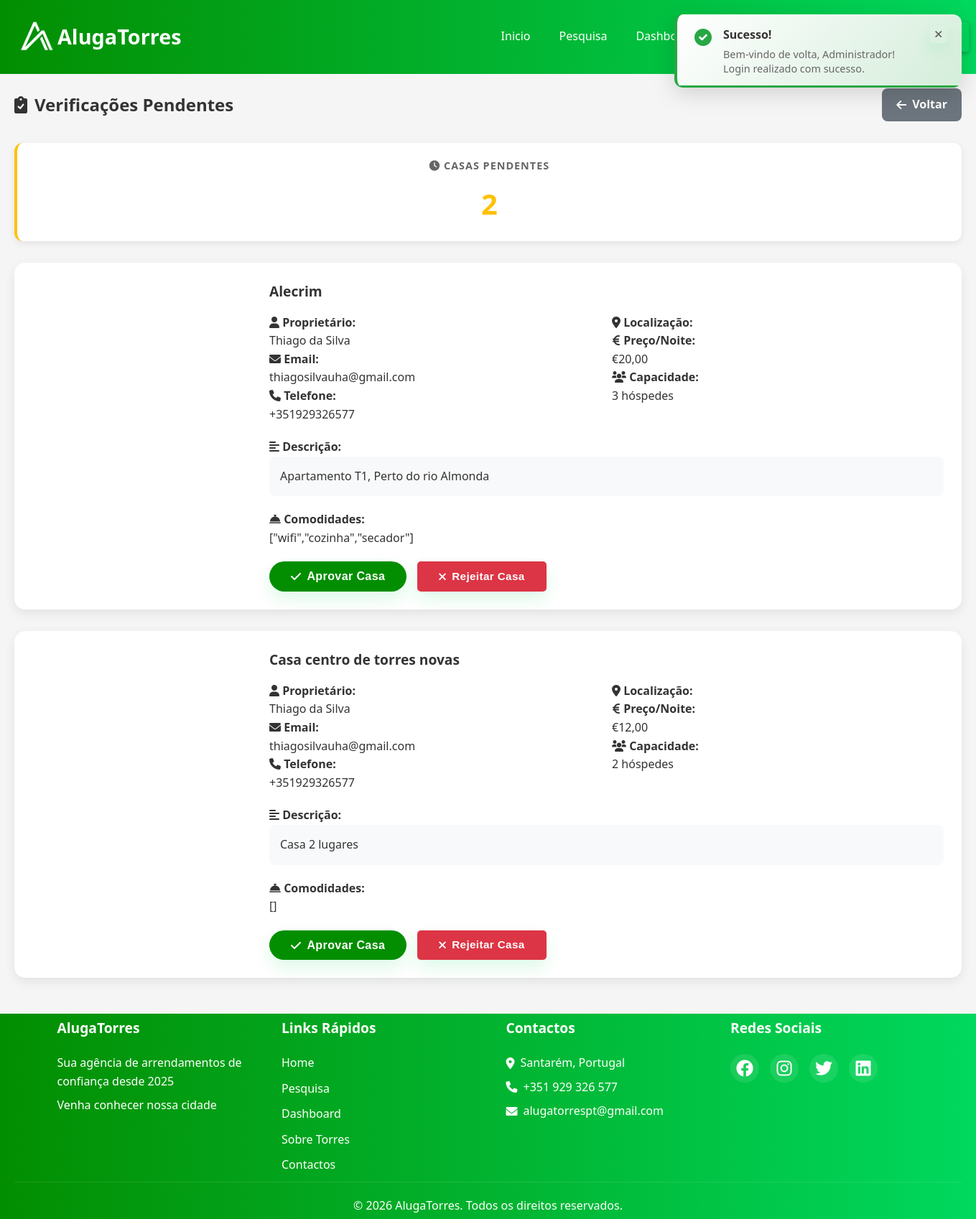
The page /admin/verificacoes.php?refreshed=1 (signed in) on the database its author committed.
### tables this page shows
CREATE TABLE `casas` (
  `id` int(11) NOT NULL,
  `proprietario_id` int(11) NOT NULL,
  `titulo` varchar(200) NOT NULL,
  `descricao` text DEFAULT NULL,
  `morada` text NOT NULL,
  `codigo_postal` varchar(20) DEFAULT NULL,
  `cidade` varchar(100) DEFAULT 'Torres Novas',
  `freguesia` varchar(100) DEFAULT NULL,
  `latitude` decimal(10,8) DEFAULT NULL,
  `longitude` decimal(11,8) DEFAULT NULL,
  `tipo_propriedade` enum('casa','apartamento','vivenda','quinta','outro') DEFAULT 'casa',
  `quartos` tinyint(4) DEFAULT 1,
  `camas` tinyint(4) DEFAULT 1,
  `banheiros` tinyint(4) DEFAULT 1,
  `area` int(11) DEFAULT NULL,
  `capacidade` int(11) DEFAULT 2,
  `preco_noite` decimal(10,2) NOT NULL,
  `preco_limpeza` decimal(10,2) DEFAULT 0.00,
  `taxa_seguranca` decimal(10,2) DEFAULT 0.00,
  `minimo_noites` tinyint(4) DEFAULT 1,
  `maximo_noites` smallint(6) DEFAULT 30,
  `hora_checkin` time DEFAULT '15:00:00',
  `hora_checkout` time DEFAULT '11:00:00',
  `comodidades` text DEFAULT NULL,
  `regras` text DEFAULT NULL,
  `destaque` tinyint(1) DEFAULT 0,
  `disponivel` tinyint(1) DEFAULT 1,
  `data_criacao` datetime DEFAULT current_timestamp(),
  `data_atualizacao` datetime DEFAULT current_timestamp() ON UPDATE current_timestamp(),
  `fotos` longtext DEFAULT NULL COMMENT 'Array JSON com caminhos das fotos da propriedade (máx. 7)' CHECK (json_valid(`fotos`)),
  `aprovado` tinyint(1) DEFAULT 0 COMMENT '0=Pendente, 1=Aprovada, 2=Rejeitada',
  `motivo_rejeicao` text DEFAULT NULL
);

CREATE TABLE `utilizadores` (
  `id` int(11) NOT NULL,
  `utilizador` varchar(100) NOT NULL,
  `email` varchar(255) NOT NULL,
  `palavrapasse_hash` varchar(255) NOT NULL,
  `tipo_utilizador` enum('proprietario','arrendatario','admin') DEFAULT 'arrendatario',
  `telefone` varchar(20) DEFAULT NULL,
  `morada` text DEFAULT NULL,
  `nif` varchar(20) DEFAULT NULL,
  `data_registro` datetime DEFAULT current_timestamp(),
  `ultimo_login` datetime DEFAULT NULL,
  `ativo` tinyint(1) DEFAULT 1,
  `foto_perfil` varchar(255) DEFAULT NULL COMMENT 'Caminho da foto de perfil do utilizador'
);

### admin/verificacoes.php (the view, shortened to what this page needs)
<?php
require_once __DIR__ . '/../backend/check_admin.php';
$casas = $conn->query("
    SELECT c.*, u.utilizador as proprietario_nome, u.email as proprietario_email, u.telefone
    FROM casas c
    JOIN utilizadores u ON c.proprietario_id = u.id
    WHERE c.aprovado = 0 OR c.aprovado IS NULL
    ORDER BY c.data_criacao DESC
");
?>
<!DOCTYPE html>
<html lang="pt">
<head>
    <link rel="stylesheet" href="https://cdnjs.cloudflare.com/ajax/libs/font-awesome/6.0.0/css/all.min.css">
    <link rel="stylesheet" href="../style/style.css">
    <link rel="stylesheet" href="admin_style.css">
</head>
<body>
    <?php include '../header.php';
    include '../sidebar.php'; ?>
    <main class="admin-main">
        <div class="page-header">
            <h2><i class="fas fa-clipboard-check"></i> Verificações Pendentes</h2>
            <a href="index.php" class="btn btn-secondary"><i class="fas fa-arrow-left"></i> Voltar</a>
        </div>
        <?php if ($casas->num_rows === 0): ?>
            <div class="admin-card" style="text-align: center; padding: 60px;">
                <i class="fas fa-check-circle" style="font-size: 4rem; color: #28a745; margin-bottom: 20px;"></i>
                <h3>Todas as casas foram verificadas!</h3>
                <p>Não há casas pendentes de aprovação.</p>
            </div>
        <?php else: ?>
            <div class="stats-row" style="margin-bottom: 30px;">
                <div class="stat-detail-card" style="border-left: 4px solid #ffc107;">
                    <h4><i class="fas fa-clock"></i> Casas Pendentes</h4>
                    <p class="big-number" style="color: #ffc107;"><?php echo $casas->num_rows; ?></p>
                </div>
            </div>
            <?php while ($casa = $casas->fetch_assoc()):
            ?>
                <div class="admin-card" style="margin-bottom: 30px;">
                    <div style="display: grid; grid-template-columns: 300px 1fr; gap: 30px;">
                        <div>
                        </div>
                        <div>
                            <h3 style="margin: 0 0 15px 0;"><?php echo htmlspecialchars($casa['titulo']); ?></h3>
                            <div style="display: grid; grid-template-columns: 1fr 1fr; gap: 15px; margin-bottom: 20px;">
                                <div>
                                    <p><strong><i class="fas fa-user"></i> Proprietário:</strong><br>
                                        <?php echo htmlspecialchars($casa['proprietario_nome']); ?></p>
                                    <p><strong><i class="fas fa-envelope"></i> Email:</strong><br>
                                        <?php echo htmlspecialchars($casa['proprietario_email']); ?></p>
                                    <p><strong><i class="fas fa-phone"></i> Telefone:</strong><br>
                                        <?php echo htmlspecialchars($casa['telefone'] ?? 'N/A'); ?></p>
                                </div>
                                <div>
                                    <p><strong><i class="fas fa-map-marker-alt"></i> Localização:</strong><br>
                                        <?php echo htmlspecialchars($casa['localizacao']); ?></p>
                                    <p><strong><i class="fas fa-euro-sign"></i> Preço/Noite:</strong><br>
                                        €<?php echo number_format($casa['preco_noite'], 2, ',', '.'); ?></p>
                                    <p><strong><i class="fas fa-users"></i> Capacidade:</strong><br>
                                        <?php echo $casa['capacidade']; ?> hóspedes</p>
                                </div>
                            </div>
                            <p><strong><i class="fas fa-align-left"></i> Descrição:</strong></p>
                            <p style="background: #f8f9fa; padding: 15px; border-radius: 8px; margin-bottom: 20px;">
                                <?php echo nl2br(htmlspecialchars($casa['descricao'])); ?>
                            </p>
                            <?php if ($casa['comodidades']): ?>
                                <p><strong><i class="fas fa-concierge-bell"></i> Comodidades:</strong></p>
                                <p style="margin-bottom: 20px;"><?php echo htmlspecialchars($casa['comodidades']); ?></p>
                            <?php endif; ?>
                            <div style="display: flex; gap: 15px;">
                                <form method="POST" onsubmit="return confirm('APROVAR esta casa?');">
                                    <button type="submit" class="btn btn-success" style="padding: 12px 30px;">
                                        <i class="fas fa-check"></i> Aprovar Casa
                                    </button>
                                </form>
                                <button onclick="mostrarRejeicao(<?php echo $casa['id']; ?>)" class="btn btn-danger" style="padding: 12px 30px;">
                                    <i class="fas fa-times"></i> Rejeitar Casa
                                </button>
                            </div>
                        </div>
                    </div>
                </div>
            <?php endwhile; ?>
        <?php endif; ?>
    </main>
    <?php include '../footer.php'; ?>
</body>
</html>

### admin/admin_style.css (style rules this page uses)
.admin-main { max-width: 1400px; margin: 0 auto; padding: 20px; min-height: calc(100vh - 200px); }
.stats-row { display: grid; grid-template-columns: repeat(auto-fit, minmax(200px, 1fr)); gap: 15px; margin-bottom: 30px; }
.stat-detail-card { background: white; border-radius: 12px; padding: 20px; text-align: center; box-shadow: 0 3px 10px rgba(0, 0, 0, 0.08); }
.stat-detail-card h4 { margin: 0 0 10px 0; color: #666; font-size: 0.9rem; text-transform: uppercase; letter-spacing: 1px; }
.stat-detail-card .big-number { margin: 0; font-size: 2.5rem; font-weight: bold; color: #667eea; }
.admin-card { background: white; border-radius: 15px; padding: 25px; box-shadow: 0 5px 15px rgba(0, 0, 0, 0.08); }
.admin-card h3 { margin: 0 0 20px 0; color: #333; font-size: 1.2rem; display: flex; align-items: center; gap: 10px; }
.page-header { display: flex; justify-content: space-between; align-items: center; margin-bottom: 30px; flex-wrap: wrap; gap: 15px; }
.page-header h2 { margin: 0; color: #333; display: flex; align-items: center; gap: 10px; }
.btn { padding: 10px 20px; border-radius: 8px; border: none; cursor: pointer; font-weight: 600; display: inline-flex; align-items: center; gap: 8px; text-decoration: none; transition: all 0.3s ease; }
.btn-success { background: #28a745; color: white; }
.btn-danger { background: #dc3545; color: white; }
.btn-secondary { background: #6c757d; color: white; }

### rows shown on the page
casas: titulo "Alecrim", proprietario.utilizador "Thiago da Silva", proprietario.email "thiagosilvauha@gmail.com", proprietario.telefone "+351929326577", preco_noite "20,00", capacidade "3", descricao "Apartamento T1, Perto do rio Almonda", comodidades "[\"wifi\",\"cozinha\",\"secador\"]"
casas: titulo "Casa centro de torres novas", proprietario.utilizador "Thiago da Silva", proprietario.email "thiagosilvauha@gmail.com", proprietario.telefone "+351929326577", preco_noite "12,00", capacidade "2", descricao "Casa 2 lugares", comodidades "[]"

### other values the page prints
$_SESSION['user'] "Administrador"
$casas->num_rows "2"
